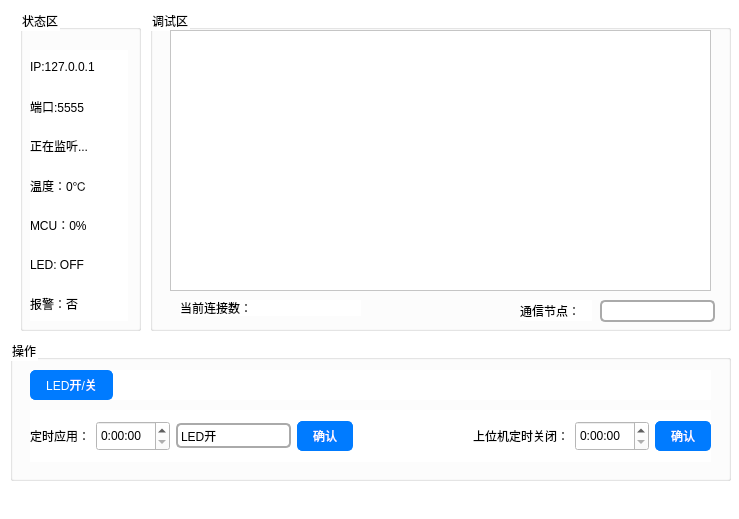
<?xml version="1.0" encoding="UTF-8"?>
<ui version="4.0">
 <class>MainWindow</class>
 <widget class="QWidget" name="MainWindow">
  <property name="geometry">
   <rect>
    <x>0</x>
    <y>0</y>
    <width>739</width>
    <height>519</height>
   </rect>
  </property>
  <property name="windowTitle">
   <string>通信</string>
  </property>
  <property name="windowIcon">
   <iconset>
    <selectedon>:/Downloads/服务器.png</selectedon>
   </iconset>
  </property>
  <property name="styleSheet">
   <string notr="true">background-color: rgb(255, 255, 255);</string>
  </property>
  <widget class="QGroupBox" name="groupBox">
   <property name="geometry">
    <rect>
     <x>150</x>
     <y>10</y>
     <width>581</width>
     <height>321</height>
    </rect>
   </property>
   <property name="title">
    <string>调试区</string>
   </property>
   <widget class="QLabel" name="connect_count">
    <property name="geometry">
     <rect>
      <x>120</x>
      <y>290</y>
      <width>91</width>
      <height>16</height>
     </rect>
    </property>
    <property name="text">
     <string>0</string>
    </property>
   </widget>
   <widget class="QListWidget" name="listWidget">
    <property name="geometry">
     <rect>
      <x>20</x>
      <y>20</y>
      <width>541</width>
      <height>261</height>
     </rect>
    </property>
   </widget>
   <widget class="QLabel" name="label_2">
    <property name="geometry">
     <rect>
      <x>370</x>
      <y>290</y>
      <width>72</width>
      <height>21</height>
     </rect>
    </property>
    <property name="text">
     <string>通信节点：</string>
    </property>
   </widget>
   <widget class="QComboBox" name="comboBox">
    <property name="geometry">
     <rect>
      <x>450</x>
      <y>290</y>
      <width>115</width>
      <height>22</height>
     </rect>
    </property>
    <property name="styleSheet">
     <string notr="true">QComboBox {
    border: 2px solid #aaa;
    border-radius: 5px;
    padding: 1px 18px 1px 3px;
    min-width: 6em;
    background: #fff;
    selection-background-color: darkgray;
}

QComboBox::drop-down {
    subcontrol-origin: padding;
    subcontrol-position: top right;
    width: 20px;
    border-left: none;
    border-top-right-radius: 5px;
    border-bottom-right-radius: 5px;
    background: qlineargradient(x1:0, y1:0, x2:1, y2:1,
                                stop:0 #E1E1E1, stop:1 #FFFFFF);
}</string>
    </property>
   </widget>
   <widget class="QLabel" name="label">
    <property name="geometry">
     <rect>
      <x>30</x>
      <y>290</y>
      <width>101</width>
      <height>16</height>
     </rect>
    </property>
    <property name="text">
     <string>当前连接数：</string>
    </property>
   </widget>
  </widget>
  <widget class="QGroupBox" name="groupBox_3">
   <property name="geometry">
    <rect>
     <x>10</x>
     <y>340</y>
     <width>721</width>
     <height>141</height>
    </rect>
   </property>
   <property name="title">
    <string>操作</string>
   </property>
   <widget class="QWidget" name="layoutWidget">
    <property name="geometry">
     <rect>
      <x>20</x>
      <y>30</y>
      <width>681</width>
      <height>30</height>
     </rect>
    </property>
    <layout class="QHBoxLayout" name="horizontalLayout">
     <item>
      <widget class="QPushButton" name="pushButton">
       <property name="styleSheet">
        <string notr="true">QPushButton {
    background-color: #007bff; /* 蓝色背景 */
    color: white; /* 白色文字 */
    border: 1px solid #007bff; /* 蓝色边框 */
    border-radius: 5px; /* 圆角边框 */
    padding: 5px 15px; /* 按钮内边距 */
}

QPushButton:hover {
    background-color: #0056b3; /* 悬停时更深的蓝色 */
}

QPushButton:pressed {
    background-color: #0056b3; /* 按下时更深的蓝色 */
    border: 1px solid #0056b3; /* 按下时更深的边框 */
}
</string>
       </property>
       <property name="text">
        <string>LED开/关</string>
       </property>
      </widget>
     </item>
     <item>
      <spacer name="horizontalSpacer">
       <property name="orientation">
        <enum>Qt::Horizontal</enum>
       </property>
       <property name="sizeHint" stdset="0">
        <size>
         <width>40</width>
         <height>20</height>
        </size>
       </property>
      </spacer>
     </item>
    </layout>
   </widget>
   <widget class="QWidget" name="">
    <property name="geometry">
     <rect>
      <x>20</x>
      <y>70</y>
      <width>681</width>
      <height>52</height>
     </rect>
    </property>
    <layout class="QHBoxLayout" name="horizontalLayout_2">
     <item>
      <widget class="QLabel" name="label_10">
       <property name="text">
        <string>定时应用：</string>
       </property>
      </widget>
     </item>
     <item>
      <widget class="QTimeEdit" name="timeEdit">
       <property name="minimumSize">
        <size>
         <width>0</width>
         <height>30</height>
        </size>
       </property>
       <property name="displayFormat">
        <string>H:mm:ss</string>
       </property>
      </widget>
     </item>
     <item>
      <widget class="QComboBox" name="comboBox_2">
       <property name="minimumSize">
        <size>
         <width>115</width>
         <height>25</height>
        </size>
       </property>
       <property name="styleSheet">
        <string notr="true">QComboBox {
    border: 2px solid #aaa;
    border-radius: 5px;
    padding: 1px 18px 1px 3px;
    min-width: 6em;
    background: #fff;
    selection-background-color: darkgray;
}

QComboBox::drop-down {
    subcontrol-origin: padding;
    subcontrol-position: top right;
    width: 20px;
    border-left: none;
    border-top-right-radius: 5px;
    border-bottom-right-radius: 5px;
    background: qlineargradient(x1:0, y1:0, x2:1, y2:1,
                                stop:0 #E1E1E1, stop:1 #FFFFFF);
}</string>
       </property>
       <item>
        <property name="text">
         <string>LED开</string>
        </property>
       </item>
       <item>
        <property name="text">
         <string>LED关</string>
        </property>
       </item>
      </widget>
     </item>
     <item>
      <widget class="QPushButton" name="pushButton_3">
       <property name="styleSheet">
        <string notr="true">QPushButton {
    background-color: #007bff; /* 蓝色背景 */
    color: white; /* 白色文字 */
    border: 1px solid #007bff; /* 蓝色边框 */
    border-radius: 5px; /* 圆角边框 */
    padding: 5px 15px; /* 按钮内边距 */
}

QPushButton:hover {
    background-color: #0056b3; /* 悬停时更深的蓝色 */
}

QPushButton:pressed {
    background-color: #0056b3; /* 按下时更深的蓝色 */
    border: 1px solid #0056b3; /* 按下时更深的边框 */
}
</string>
       </property>
       <property name="text">
        <string>确认</string>
       </property>
      </widget>
     </item>
     <item>
      <spacer name="horizontalSpacer_2">
       <property name="orientation">
        <enum>Qt::Horizontal</enum>
       </property>
       <property name="sizeHint" stdset="0">
        <size>
         <width>40</width>
         <height>20</height>
        </size>
       </property>
      </spacer>
     </item>
     <item>
      <widget class="QLabel" name="label_6">
       <property name="text">
        <string>上位机定时关闭：</string>
       </property>
      </widget>
     </item>
     <item>
      <widget class="QTimeEdit" name="timeEdit_2">
       <property name="minimumSize">
        <size>
         <width>0</width>
         <height>30</height>
        </size>
       </property>
       <property name="displayFormat">
        <string>H:mm:ss</string>
       </property>
      </widget>
     </item>
     <item>
      <widget class="QPushButton" name="pushButton_4">
       <property name="styleSheet">
        <string notr="true">QPushButton {
    background-color: #007bff; /* 蓝色背景 */
    color: white; /* 白色文字 */
    border: 1px solid #007bff; /* 蓝色边框 */
    border-radius: 5px; /* 圆角边框 */
    padding: 5px 15px; /* 按钮内边距 */
}

QPushButton:hover {
    background-color: #0056b3; /* 悬停时更深的蓝色 */
}

QPushButton:pressed {
    background-color: #0056b3; /* 按下时更深的蓝色 */
    border: 1px solid #0056b3; /* 按下时更深的边框 */
}
</string>
       </property>
       <property name="text">
        <string>确认</string>
       </property>
      </widget>
     </item>
    </layout>
   </widget>
  </widget>
  <widget class="QGroupBox" name="combox">
   <property name="geometry">
    <rect>
     <x>20</x>
     <y>10</y>
     <width>121</width>
     <height>321</height>
    </rect>
   </property>
   <property name="title">
    <string>状态区</string>
   </property>
   <widget class="QWidget" name="layoutWidget">
    <property name="geometry">
     <rect>
      <x>10</x>
      <y>40</y>
      <width>98</width>
      <height>271</height>
     </rect>
    </property>
    <layout class="QVBoxLayout" name="verticalLayout">
     <item>
      <widget class="QLabel" name="label_3">
       <property name="text">
        <string>IP:127.0.0.1</string>
       </property>
      </widget>
     </item>
     <item>
      <widget class="QLabel" name="label_4">
       <property name="text">
        <string>端口:5555</string>
       </property>
      </widget>
     </item>
     <item>
      <widget class="QLabel" name="label_5">
       <property name="text">
        <string>正在监听...</string>
       </property>
      </widget>
     </item>
     <item>
      <widget class="QLabel" name="temperature">
       <property name="text">
        <string>温度：0℃</string>
       </property>
      </widget>
     </item>
     <item>
      <widget class="QLabel" name="humidity">
       <property name="text">
        <string>MCU：0%</string>
       </property>
      </widget>
     </item>
     <item>
      <widget class="QLabel" name="LED">
       <property name="text">
        <string>LED: OFF</string>
       </property>
      </widget>
     </item>
     <item>
      <widget class="QLabel" name="warn">
       <property name="text">
        <string>报警：否</string>
       </property>
      </widget>
     </item>
    </layout>
   </widget>
  </widget>
 </widget>
 <resources/>
 <connections/>
</ui>
